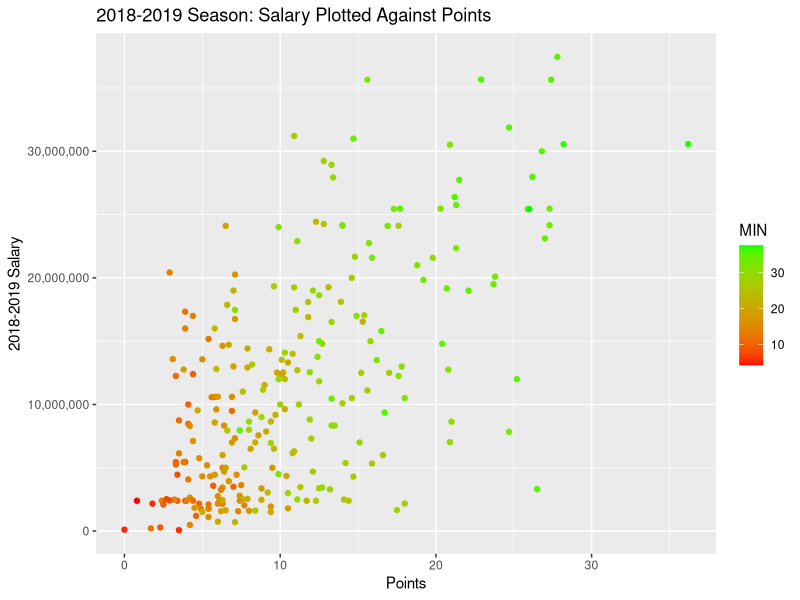
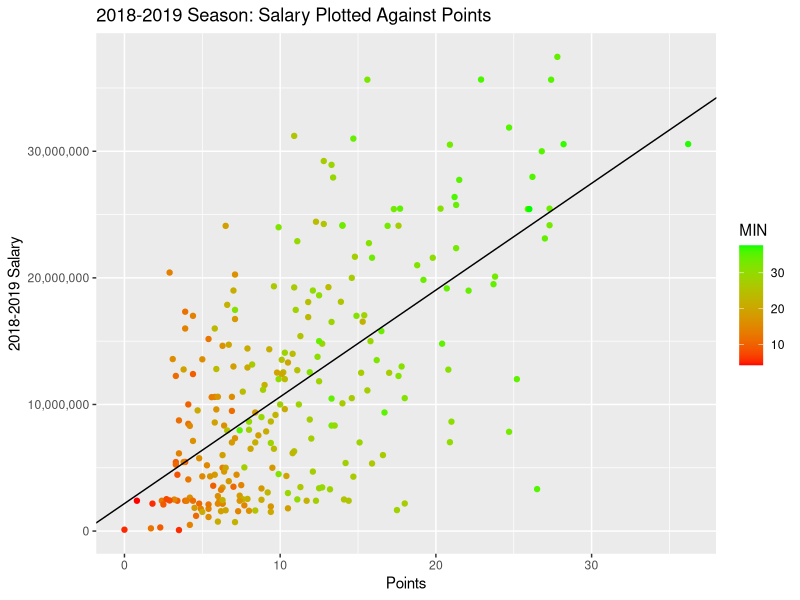
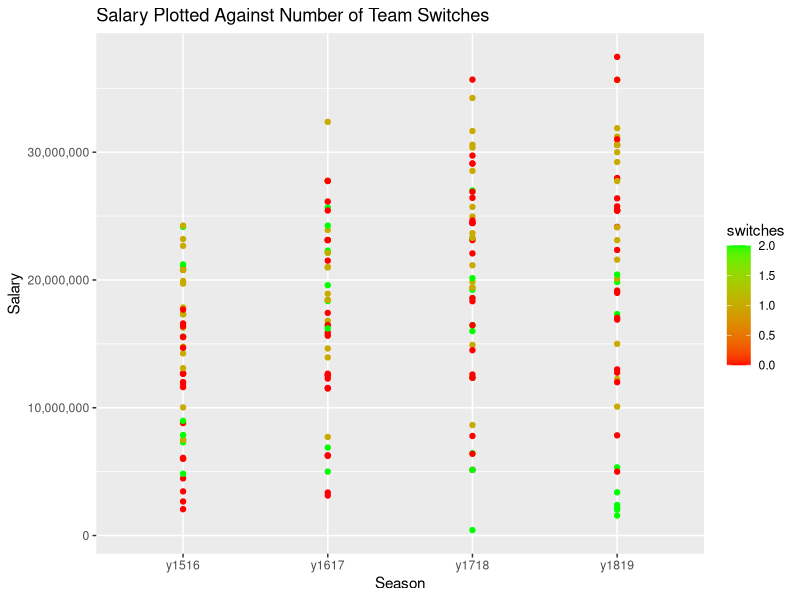

Recreate these plots in R, in order.
## ---- chunk 1
knitr::opts_chunk$set(echo = TRUE)
## ---- chunk 2
summary(cars)
## ---- chunk 3
players1819 <- read.csv(file = "players18-19.csv", header = TRUE)
players1718 <- read.csv(file = "players17-18.csv", header = TRUE)
players1617 <- read.csv(file = "players16-17.csv", header = TRUE)
players1516 <- read.csv(file = "players15-16.csv", header = TRUE)
## ---- chunk 4
salary1819 <- read.csv(file = "18-19_salary.csv", header = TRUE)
salary1718 <- read.csv(file = "17-18_salary.csv", header = TRUE)
salary1617 <- read.csv(file = "16-17_salary.csv", header = TRUE)
salary1516 <- read.csv(file = "15-16_salary.csv", header = TRUE)
## ---- chunk 5
#merge concactenates two dataframes together by values in a certain row or column.
df_salary <- merge(salary1516, salary1617, by.x = "Player", by.y = "Player")
df_salary <- merge(df_salary, salary1718, by.x = "Player", by.y = "Player")
df_salary <- merge(df_salary, salary1819, by.x = "Player", by.y = "Player")

#rm removes dataframes and vectors from our local working environment.
#rm(salary1516, salary1617, salary1718, salary1819)
## ---- chunk 6
names(df_salary) <- c("Player", "y1516", "y1617", "y1718", "y1819")

df_salary$Player <- as.character(df_salary$Player)

df_salary$y1516 = as.numeric(gsub("[\\$,]", "", as.character(df_salary$y1516)))
df_salary$y1617 = as.numeric(gsub("[\\$,]", "", as.character(df_salary$y1617)))
df_salary$y1718 = as.numeric(gsub("[\\$,]", "", as.character(df_salary$y1718)))
df_salary$y1819 = as.numeric(gsub("[\\$,]", "", as.character(df_salary$y1819)))

#Trim unnecessary whitespace to prevent string matching errors
df_salary$Player = trimws(df_salary$Player)
## ---- chunk 7
head(df_salary)
## ---- chunk 8
require(ggplot2)
require(scales)
data1819 <- merge(df_salary, players1819, by.x = "Player", by.y = "PLAYER")

p <- ggplot(data = data1819, aes(y = y1819, x = PTS, colour = MIN))
p + scale_y_continuous(labels = comma) + ylab("2018-2019 Salary") + 
  xlab("Points") + ggtitle("2018-2019 Season: Salary Plotted Against Points") + 
  scale_color_gradient(low="red", high="green") + geom_point()
## ---- chunk 9
#lm stands for "linear model"
points_salary <- lm(y1819 ~ PTS, data = data1819)
summary(points_salary)
## ---- chunk 10
p + scale_y_continuous(labels = comma) + ylab("2018-2019 Salary") + 
  xlab("Points") + ggtitle("2018-2019 Season: Salary Plotted Against Points") + 
  scale_color_gradient(low="red", high="green") + geom_point() + geom_abline(intercept = 2174352, slope = 843156)
## ---- chunk 11
require(lpSolve)
# obj represents the objective function. This is the function that calculates the total cost of the team and is what we are trying to minimize.
obj <- data1819$y1819
#constr represents the constraint functions. These are the conditions that a valid solution must satisfy. The conditions we impose are that the "team" must have a minimum sum of 100 points per game, the team must have at least 12 players, and each player can only be chosen at most once.
constr <- matrix(append(append(data1819$PTS, rep(1, times = 256)), as.vector(diag(nrow = 256))), nrow = 258, byrow = TRUE)
#right represents the right hand side of the constraint functions.
right <- c(100, 12, rep(1, times = 256))
#constraints_direction represents the sign of the constraint functions.
constranints_direction  <- c(">=", ">=", rep("<=", times = 256))
optimum <-  lp(direction="min",
               objective.in = obj,
               const.mat = constr,
               const.dir = constranints_direction,
               const.rhs = right,
               all.int = T)

best_sol <- optimum$solution
names(best_sol) <- data1819$Player
print(best_sol)
## ---- chunk 12
print(paste("Total cost: ", optimum$objval, sep=""))
## ---- chunk 13
player <- merge(merge(merge(players1516[ , c("PLAYER", "TEAM")], players1617[ , c("PLAYER", "TEAM")], by = "PLAYER"), players1718[ , c("PLAYER", "TEAM")], by = "PLAYER"), players1819[ , c("PLAYER", "TEAM")], by = "PLAYER")
names(player) <- c("PLAYER", "TEAM1516", "TEAM1617", "TEAM1718", "TEAM1819")
## ---- chunk 14
player$switches <- 0
player$switches <- ifelse(player$TEAM1516 == player$TEAM1617, player$switches, player$switches + 1)
player$switches <- ifelse(player$TEAM1617 == player$TEAM1718, player$switches, player$switches + 1)
player$switches <- ifelse(player$TEAM1718 == player$TEAM1819, player$switches, player$switches + 1)
## ---- chunk 15
player <- merge(player, df_salary, by.x = "PLAYER", by.y = "Player")
player2 <- player
player2$change <- player2$y1819 - player2$y1516
require(reshape)
## ---- chunk 16
player <- melt(player, id = c("PLAYER", "TEAM1516", "TEAM1617", "TEAM1718", "TEAM1819", "switches"))
## ---- chunk 17
p <- ggplot(data = player, aes(y = value, x = variable, colour = switches))
p + scale_y_continuous(labels = comma) + ylab("Salary") + 
  xlab("Season") + ggtitle("Salary Plotted Against Number of Team Switches") + 
  scale_color_gradient(low="red", high="green") + geom_point()
## ---- chunk 18
switch_lm <- lm(change ~ switches, data = player2)
summary(switch_lm)
